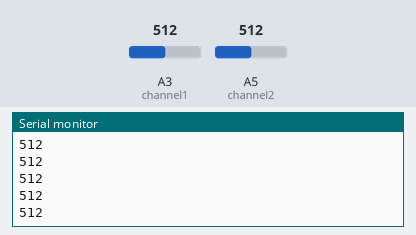
Bench run of a sketch on a simulated Arduino Uno, built with avr-gcc and run on an emulated ATmega328P. Shown: the last lines printed to the serial monitor. Inputs (shaded band) come from the test bench; at power-on: A3 (channel1) = 512, A5 (channel2) = 512.

Above: at 1.2 s.
1.3 s: A3 (channel1) set to 716
At 2.3 s:
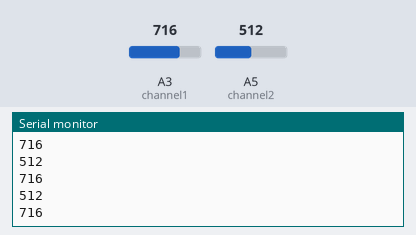
2.8 s: A5 (channel2) set to 716
At 3.5 s:
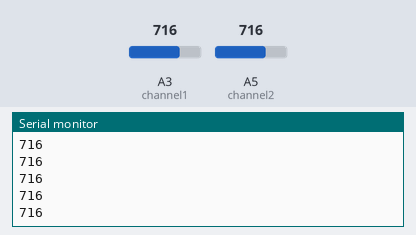
4.3 s: A3 (channel1) set to 900
At 5.2 s:
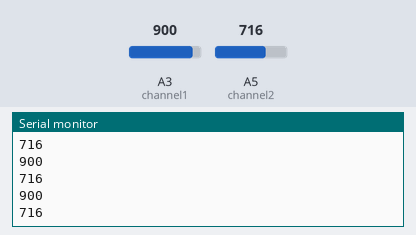
5.8 s: A5 (channel2) set to 511
At 6.9 s:
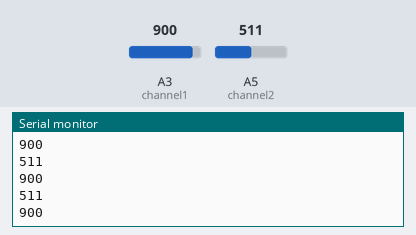
Timing chart, 0 to 8.3 s (numbered marks = the images above; inputs shaded):
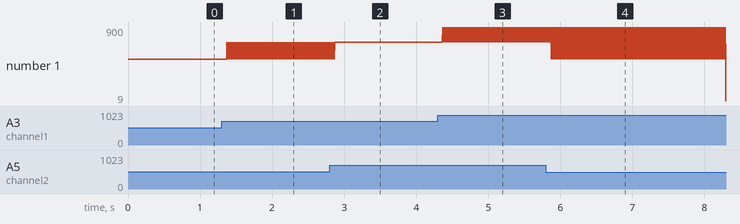

The sketch:

arduino_samurai.ino
```cpp
int channel1 = A3;     // channel one lead connected to analog pin 3
int val1 = 0;          // variable to store the value read
int channel2 = A5;     // channel two lead connected to analog pin 5
int val2 = 0;          // variable to store the value read

void setup()
{
  Serial.begin(9600);              //  setup serial
}

void loop()
{
  val1 = analogRead(channel1);     // read the input pin
  Serial.println(val1);            // send value
  val2 = analogRead(channel2);     // read the input pin
  Serial.println(val2);            // send value
}
```

Measured:
- after the input at 1.3 s, the serial monitor: prints a new line after 0.07 s (image 1)
- after the input at 4.3 s, the serial monitor: prints a new line after 0.07 s (image 3)
- after the input at 5.8 s, the serial monitor: prints a new line after 0.07 s (image 4)
- plotted number 1: 512 → 716 after the input at 1.3 s
